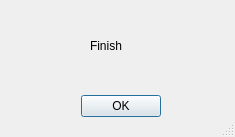
<?xml version="1.0" encoding="UTF-8"?>
<ui version="4.0">
 <class>Dialog</class>
 <widget class="QDialog" name="Dialog">
  <property name="geometry">
   <rect>
    <x>0</x>
    <y>0</y>
    <width>235</width>
    <height>137</height>
   </rect>
  </property>
  <property name="windowTitle">
   <string>Result</string>
  </property>
  <property name="sizeGripEnabled">
   <bool>true</bool>
  </property>
  <widget class="QDialogButtonBox" name="buttonBox">
   <property name="geometry">
    <rect>
     <x>70</x>
     <y>90</y>
     <width>91</width>
     <height>32</height>
    </rect>
   </property>
   <property name="orientation">
    <enum>Qt::Horizontal</enum>
   </property>
   <property name="standardButtons">
    <set>QDialogButtonBox::Ok</set>
   </property>
  </widget>
  <widget class="QLabel" name="label">
   <property name="geometry">
    <rect>
     <x>90</x>
     <y>20</y>
     <width>51</width>
     <height>51</height>
    </rect>
   </property>
   <property name="text">
    <string>Finish</string>
   </property>
  </widget>
 </widget>
 <resources/>
 <connections>
  <connection>
   <sender>buttonBox</sender>
   <signal>accepted()</signal>
   <receiver>Dialog</receiver>
   <slot>accept()</slot>
   <hints>
    <hint type="sourcelabel">
     <x>248</x>
     <y>254</y>
    </hint>
    <hint type="destinationlabel">
     <x>157</x>
     <y>274</y>
    </hint>
   </hints>
  </connection>
  <connection>
   <sender>buttonBox</sender>
   <signal>rejected()</signal>
   <receiver>Dialog</receiver>
   <slot>reject()</slot>
   <hints>
    <hint type="sourcelabel">
     <x>316</x>
     <y>260</y>
    </hint>
    <hint type="destinationlabel">
     <x>286</x>
     <y>274</y>
    </hint>
   </hints>
  </connection>
 </connections>
</ui>
